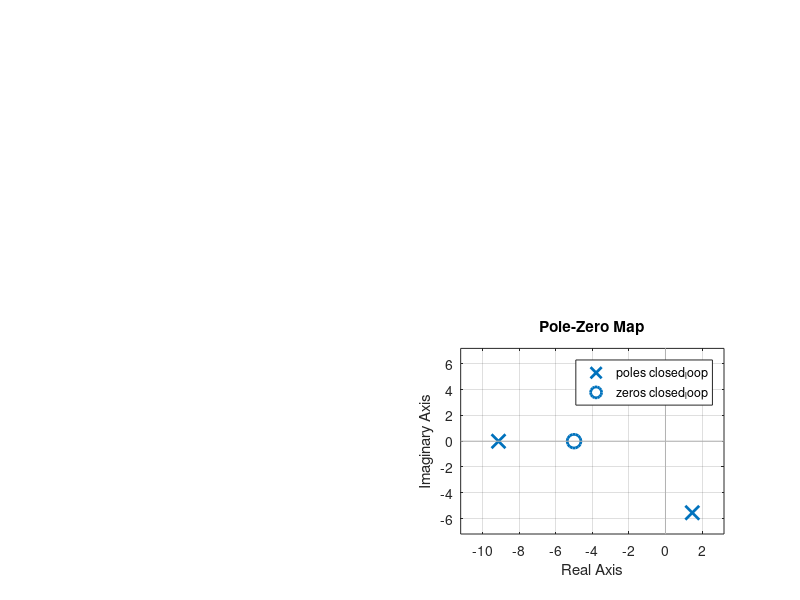

The MATLAB source for this figure:
clear all
close all
clc

global K

Gd = tf([150],[1]);
Ge = tf([600],[1,1]);
Gv = tf([0.5],[5,1]);
Gm = tf([1],[0.2,1]);

K=1;
num = [60*K 300*K];
den = [1 6.2 -53.8 1];

open_loop = tf(num, den)
closed_loop = feedback(open_loop, 1, -1) % for positive feedback
%closed_loop_1 = feedback(Ge*Gv, Gm, -1)

t = linspace(0,100,1000);
figure('Position', [0 0 1000 800]);

subplot(2,2,1);
[yr,t] = step(closed_loop,t);
plot(t,yr);
xlabel('Time [sec]');
ylabel('Speed [kph]');
title('Response to a Setpoint Change');

% subplot(2,2,2);
% sim('cs_proj_cl_step')
% plot(time,yout,'b',time,ref,'r')
% xlabel('Time [sec]');
% ylabel('Speed [kph]');
% title('Response to a step input');
% grid
% 
% subplot(2,2,3);
% sim('cs_proj_cl_ramp')
% plot(time,yout,'b',time,ref,'r')
% xlabel('Time [sec]');
% ylabel('Speed [kph]');
% title('Response to a ramp input');
% grid

subplot(2,2,4);
pzmap(closed_loop)
